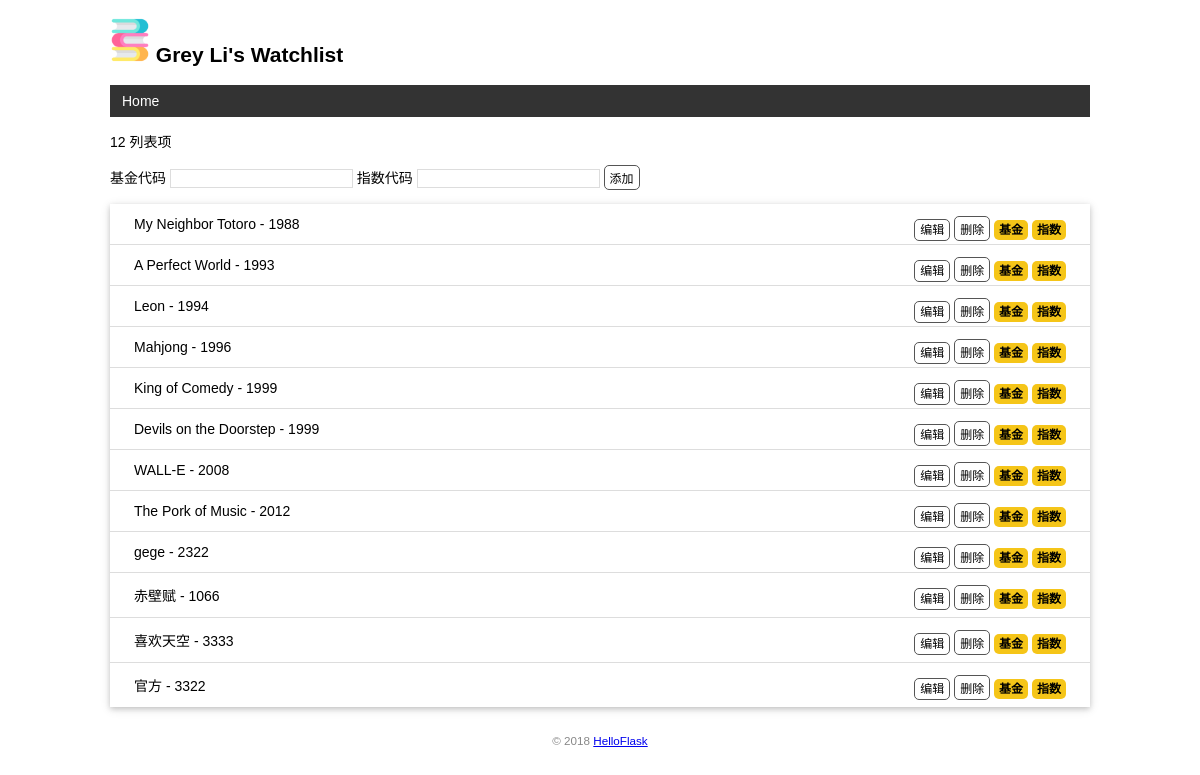
The app's page /, older data.
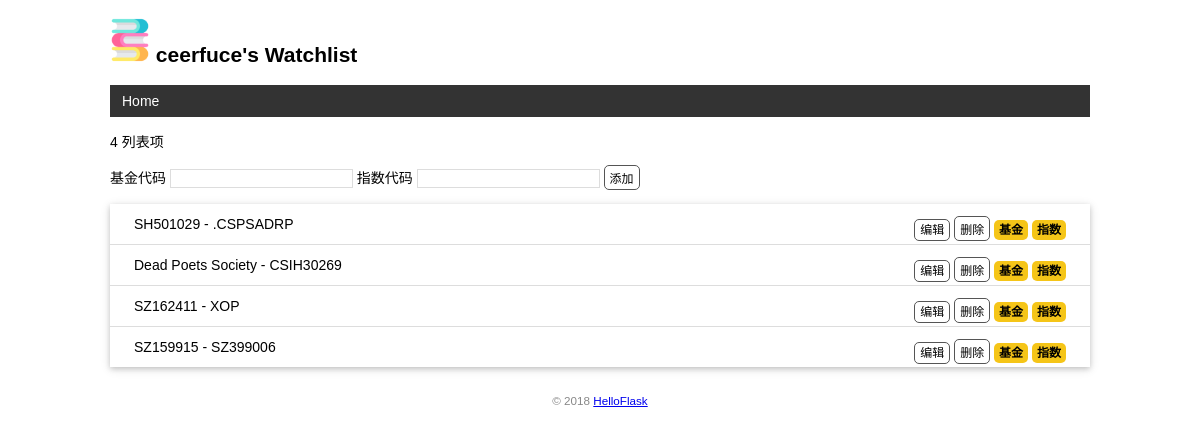
The same page, newer data.
### fomer-app.py (models this page shows)
class User(db.Model):
    id = db.Column(db.Integer, primary_key=True)
    name = db.Column(db.String(20))

class Movie(db.Model):
    id = db.Column(db.Integer, primary_key=True)
    title = db.Column(db.String(60))
    year = db.Column(db.String(20))

### fomer-app.py (the view, shortened to what this page needs)
@app.route('/', methods=['GET', 'POST'])
def index():
    movies = Movie.query.all()  # 读取所有电影记录
    return render_template('index.html', movies=movies)

### fomer-app.py (called while the page is built)
@app.context_processor
def inject_user():  # 函数名可以随意修改
    user = User.query.first()
    return dict(user=user)  # 需要返回字典，等同于return {'user': user}

### watchlist/templates/index.html (shortened to what this page needs)
{% extends 'base.html' %}
{% block content %}
<p>{{ movies|length }} 列表项</p>
<form method="post">
    基金代码 <input type="text" name="title" autocomplete="off" required>
    指数代码 <input type="text" name="year" autocomplete="off" required>
    <input class="btn" type="submit" name="submit" value="添加">
</form>
<ul class="movie-list">
    {% for movie in movies %}
    <li>{{ movie.title }} - {{ movie.year }}
        <span class="float-right">
            <a class="btn" href="{{ url_for('edit', movie_id=movie.id) }}">编辑</a>
            <form class="inline-form" method="post" action="{{ url_for('.delete', movie_id=movie.id) }}">
                <input class="btn" type="submit" name="delete" value="删除" onclick="return confirm('Are you sure?')">
            </form>
            <a class="imdb" href="https://xueqiu.com/S/{{ movie.title }}" target="_blank" title="Find this on 雪球">基金</a>
            <a class="imdb" href="https://xueqiu.com/S/{{ movie.year }}" target="_blank" title="Find this on 雪球">指数</a>
        </span>
    </li>
    {% endfor %}
</ul>
{% endblock %}

### watchlist/templates/base.html (shortened to what this page needs)
<!DOCTYPE html>
<html lang="en">
<head>
    {% block head %}
    <link rel="stylesheet" href="{{ url_for('static', filename='style.css') }}" type="text/css">
    {% endblock %}
</head>
<body>
    <h2>
        <img alt="Avatar" class="avatar" src="{{ url_for('static', filename='images/avatar.png') }}">
        {{ user.name }}'s Watchlist
    </h2>
    <nav>
        <ul>
            <li><a href="{{ url_for('index') }}">Home</a></li>
        </ul>
    </nav>
    {% block content %}{% endblock %}
    <footer>
        <small>&copy; 2018 <a href="http://helloflask.com/tutorial">HelloFlask</a></small>
	</footer>
</body>
</html>

### watchlist/static/style.css (style rules this page uses)
body { margin: auto; max-width: 980px; font-size: 14px; font-family: Helvetica, Arial, sans-serif; }
footer { color: #888; margin-top: 15px; text-align: center; padding: 10px; }
.avatar { width: 40px; }
.movie-list { list-style-type: none; padding: 0; margin-bottom: 10px; box-shadow: 0 2px 5px 0 rgba(0, 0, 0, 0.16), 0 2px 10px 0 rgba(0, 0, 0, 0.12); }
.movie-list li { padding: 12px 24px; border-bottom: 1px solid #ddd; }
.movie-list li:last-child { border-bottom:none; }
nav ul { list-style-type: none; margin: 0; padding: 0; overflow: hidden; background-color: #333; }
nav li { float: left; }
nav li a { display: block; color: white; text-align: center; padding: 8px 12px; text-decoration: none; }
.float-right { float: right; }
.imdb { font-size: 12px; font-weight: bold; color: black; text-decoration: none; background: #F5C518; border-radius: 5px; padding: 3px 5px; }
input[type=submit] { font-family: inherit; }
input[type=text] { border: 1px solid #ddd; }
input[name=year] { # width: 250px; }
.btn { font-size: 12px; padding: 3px 5px; text-decoration: none; cursor: pointer; background-color: white; color: black; border: 1px solid #555555; border-radius: 5px; }
.inline-form { display: inline; }

Row changes from the older to the newer data that the page shows:
removed Movie: title "My Neighbor Totoro", year "1988"
removed Movie: title "A Perfect World", year "1993"
removed Movie: title "Leon", year "1994"
removed Movie: title "Mahjong", year "1996"
removed Movie: title "King of Comedy", year "1999"
removed Movie: title "Devils on the Doorstep", year "1999"
removed Movie: title "WALL-E", year "2008"
removed Movie: title "The Pork of Music", year "2012"
removed Movie: title "gege", year "2322"
removed Movie: title "赤壁赋", year "1066"
removed Movie: title "喜欢天空", year "3333"
removed Movie: title "官方", year "3322"
changed User: name "Grey Li" → "ceerfuce"
added Movie: title "SH501029", year ".CSPSADRP"
added Movie: title "Dead Poets Society", year "CSIH30269"
added Movie: title "SZ162411", year "XOP"
added Movie: title "SZ159915", year "SZ399006"
Text that changed along with them:
{{ movies|length }}: "12" → "4"
